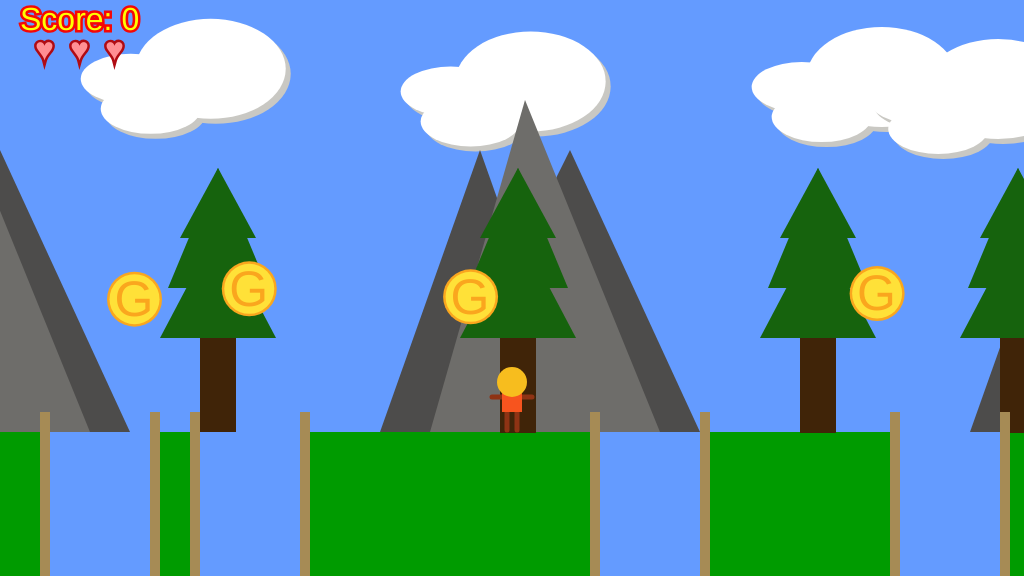
Frame 1 (no input)
Frame 60 (no input): identical to frame 1, image omitted
Frame 120 (the mouse pressed at the canvas centre since frame 60): identical to frame 1, image omitted

The p5.js sketch that drew this single still picture (run headless with seeded random() and noise() and a simulated clock; from frame 60 on, the mouse is pressed at the canvas centre):

// p5.js sketch
// ── sketch.js
/*

The Game Project 6 - Adding Game Mechanics

*/
//score vars
var game_score;
var lives;
//gamechar positions
var gameChar_x;
var gameChar_y;
//arrays
var clouds;
var mountains;
var trees_x;
var canyons;

//interactables
var collectables;
var flagpole;
//world variables
var floorPos_y;
var scrollPos;
var gameChar_world_x;
//State Machine
var isLeft;
var isRight;
var isFalling;
var isPlummeting;

//Jumping controls
var reachedPeak;

//misc scenery variables
var treePos_y;
//character parameters
const movementSpeed = 5;
const gravity = 5;
const jumpVelocity = 3;
const jumpPeak = 100;

function setup() {
	createCanvas(1024, 576);
	floorPos_y = height * 3 / 4;
	lives = 3;
	startGame();
}

function draw() {
	background(100, 155, 255); // fill the sky blue

	noStroke();
	fill(0, 155, 0);
	rect(0, floorPos_y, width, height / 4); // draw some green ground
	push();
	translate(scrollPos, 0);
	// Draw clouds.
	drawClouds();
	// Draw mountains.
	drawMountains();
	// Draw trees.
	drawTrees();
	// Draw canyons.
	canyons.forEach(element => { drawCanyon(element); checkCanyon(element); });
	// Draw collectable items.
	for (i = 0; i < collectables.length; i++) {
		checkCollectable(collectables[i]);
	}
	for (i = 0; i < collectables.length; i++) {
		if (collectables[i].isFound == false) {
			drawCollectable(collectables[i]);
		}
		else {
			if (collectables[i].collected == false) {
				game_score++;
				collectables[i].collected = true;
			}
		}
	}
	// Update flagpole state and draw flagpole
	checkFlagpole();
	renderFlagpole();
	pop();
	// Draw game character.

	drawGameChar();

	//Game Over text
	if (lives == 0) {
		noStroke();
		fill(255, 0, 0);
		textSize(30);
		text("Game over. Press space to continue.", gameChar_x / 2, height / 2);
		return;
	}
	//Win text
	if (flagpole.isReached) {
		noStroke();
		fill(23, 204, 20);
		textSize(50);
		text("Level complete. Press space to continue.", (width - gameChar_x) / 2, height / 2);
		return;
	}

	// Logic to make the game character move or the background scroll.
	if (isLeft) {
		if (gameChar_x > width * 0.2) {
			gameChar_x -= movementSpeed;
		}
		else {
			scrollPos += movementSpeed;
		}
	}

	if (isRight) {
		if (gameChar_x < width * 0.8) {
			gameChar_x += movementSpeed;
		}
		else {
			scrollPos -= movementSpeed; // negative for moving against the background
		}
	}

	// Logic to make the game character rise and fall.
	if (isFalling) {
		//see if peak was reached, if not - decrement Y pos. of gamechar
		if (reachedPeak == false && gameChar_y <= floorPos_y && gameChar_y > floorPos_y - jumpPeak) {
			gameChar_y -= jumpVelocity;
		}
		//if gamechar's Y pos is less than or equal to jump Peak, set reached Peak to true 
		else if (gameChar_y <= floorPos_y - jumpPeak && reachedPeak == false) {
			reachedPeak = true;
		}
		//increment gamechar's Y pos with gravity if reachedPeak is true and he hasn't touched the ground yet 
		else if (reachedPeak == true && gameChar_y < floorPos_y) {
			gameChar_y += gravity;
		}
		//if reachedPeak is true and gamechar is touching or below the ground, make him stand on the ground and reset reachedPeak and isFalling to false
		else if (reachedPeak == true && gameChar_y >= floorPos_y) {
			gameChar_y = floorPos_y;
			reachedPeak = false;
			isFalling = false;
		}
		//Logging parameters for testing purposes:
	}
	// Update real position of gameChar for collision detection.
	gameChar_world_x = gameChar_x - scrollPos;
	// Check for taking fall damage
	checkPlayerDie();
	// Draw UI elements: GameScore, hearts
	drawGameScore();
	drawHearts();
}


// ---------------------
// Key control functions
// ---------------------

function keyPressed() {

	// if statements to control the animation of the character when
	// keys are pressed.
	switch (keyCode) {
		case 39: //key is "->"
		case 68: //key is "D"
			if (!isPlummeting) {
				isRight = true;
			}
			break;
		case 37: // key is "<-"
		case 65: //key is "A"
			if (!isPlummeting) {
				isLeft = true;
			}
			break;

		case 32: // key is SpaceBar
			if (!isPlummeting) {
				isFalling = true;
			}
			break;

	}
}

function keyReleased() {
	// if statements to control the animation of the character when
	// keys are released.

	switch (keyCode) {
		case 39: //key is"->"
		case 68: //key is "D"
			isRight = false;
			break;
		case 37: //key is "<-"
		case 65: //key is "A"
			isLeft = false;
			break;
	}
}


// ------------------------------
// Game character render function
// ------------------------------

// Function to draw the game character.

function drawGameChar() {
	// draw game character
	if (isLeft && isFalling) {
		// add your jumping-left code
		//Body
		noStroke();
		fill(247, 84, 30);
		rect(gameChar_x - 5, gameChar_y - 50, 10, 30);
		//Head
		fill(247, 189, 30);
		ellipse(gameChar_x, gameChar_y - 50, 30);
		//Limbs
		stroke(143, 51, 20);
		strokeWeight(5);
		var offset_y = 34;
		var offset_x = 20;
		//Arms
		line(
			gameChar_x - offset_x, 
			gameChar_y - offset_y - 5, 
			gameChar_x, 
			gameChar_y - offset_y); //left arm line(leftxy, rightx,y)
		//Legs
		line(
			gameChar_x, 
			gameChar_y - 25, 
			gameChar_x - 15, 
			gameChar_y - 15); // left leg -thigh to knee - line(thighx,y, kneex,y);
		line(
			gameChar_x - 15, 
			gameChar_y - 15, 
			gameChar_x - 10, 
			gameChar_y - 2); // left leg - knee to foot - line(kneex,y, footx,y);
		line(
			gameChar_x, 
			gameChar_y - 25, 
			gameChar_x + 5, 
			gameChar_y - 12); // right leg - thigh to knee - line(thighx,y, kneex,y);
		line(
			gameChar_x + 5, 
			gameChar_y - 12, 
			gameChar_x + 15, 
			gameChar_y - 2); // right leg - knee to foot - line(kneex,y, footx,y);
	}
	else if (isRight && isFalling) {
		// add your jumping-right code
		//Body
		noStroke();
		fill(247, 84, 30);
		rect(gameChar_x - 5, gameChar_y - 50, 10, 30);
		//Head
		fill(247, 189, 30);
		ellipse(gameChar_x, gameChar_y - 50, 30);
		//Limbs
		stroke(143, 51, 20);
		strokeWeight(5);
		var offset_y = 34;
		var offset_x = 20;
		//Arms
		line(
			gameChar_x, 
			gameChar_y - offset_y, 
			gameChar_x + offset_x, 
			gameChar_y - offset_y - 5); //right arm line(leftxy, rightx,y)
		//Legs
		line(
			gameChar_x, 
			gameChar_y - 25, 
			gameChar_x - 5, 
			gameChar_y - 12); // left leg -thigh to knee - line(thighx,y, kneex,y);
		line(
			gameChar_x - 5, 
			gameChar_y - 12, 
			gameChar_x - 15, 
			gameChar_y - 2); // left leg - knee to foot - line(kneex,y, footx,y);
		line(
			gameChar_x, 
			gameChar_y - 25, 
			gameChar_x + 15, 
			gameChar_y - 15); // right leg - thigh to knee - line(thighx,y, kneex,y);
		line(
			gameChar_x + 15, 
			gameChar_y - 15, 
			gameChar_x + 10, 
			gameChar_y - 2); // right leg - knee to foot - line(kneex,y, footx,y);


	}
	else if (isLeft) {
		// add your walking left code
		//Body
		noStroke();
		fill(247, 84, 30);
		rect(gameChar_x - 5, gameChar_y - 50, 10, 30);
		//Head
		fill(247, 189, 30);
		ellipse(gameChar_x, gameChar_y - 50, 30);
		//Limbs
		stroke(143, 51, 20);
		strokeWeight(5);
		var offset_y = 34;
		var offset_x = 20;
		//Arms
		line(gameChar_x - offset_x, gameChar_y - offset_y + 5, gameChar_x, gameChar_y - offset_y); // line(leftxy, rightx,y)
		//Legs
		line(
			gameChar_x, 
			gameChar_y - 25, 
			gameChar_x - 15, 
			gameChar_y - 2); // left leg line(topx,y, bottomx,y);
		line(
			gameChar_x, 
			gameChar_y - 25, 
			gameChar_x + 5, 
			gameChar_y - 2); // right leg line(topx,y, bottomx,y);

	}
	else if (isRight) {
		// add your walking right code
		//Body
		noStroke();
		fill(247, 84, 30);
		rect(gameChar_x - 5, gameChar_y - 50, 10, 30);
		//Head
		fill(247, 189, 30);
		ellipse(gameChar_x, gameChar_y - 50, 30);
		//Limbs
		stroke(143, 51, 20);
		strokeWeight(5);
		var offset_y = 34;
		var offset_x = 20;
		//Arms
		line(
			gameChar_x, 
			gameChar_y - offset_y, 
			gameChar_x + offset_x, 
			gameChar_y - offset_y + 5); // line(leftxy, rightx,y)
		//Legs
		line(gameChar_x, 
			gameChar_y - 25, 
			gameChar_x - 5, 
			gameChar_y - 2); // left leg line(topx,y, bottomx,y);
		line(
			gameChar_x, 
			gameChar_y - 25, 
			gameChar_x + 15, 
			gameChar_y - 2); // right leg line(topx,y, bottomx,y);

	}
	else if (isFalling || isPlummeting) {
		// add your jumping facing forwards code
		//Limbs
		stroke(143, 51, 20);
		strokeWeight(5);
		//Arms
		line(
			gameChar_x - offset_x, 
			gameChar_y - offset_y - 20, 
			gameChar_x, 
			gameChar_y - offset_y); // left arm line(leftx,y, centrex,y)
		line(
			gameChar_x, 
			gameChar_y - offset_y, 
			gameChar_x + offset_x, 
			gameChar_y - offset_y - 20); // right arm line(centrex,y, rightx,y)
		//Legs
		line(
			gameChar_x - 5, 
			gameChar_y - 25, 
			gameChar_x - 5, 
			gameChar_y - 12); // left leg - thigh to knee - line(thighx,y, kneex,y)
		line(
			gameChar_x + 5, 
			gameChar_y - 25, 
			gameChar_x + 5, 
			gameChar_y - 12);	// right leg - thigh to knee - line(thighx,y, kneex,y)
		line(
			gameChar_x - 5, 
			gameChar_y - 12, 
			gameChar_x - 12, 
			gameChar_y - 25); // left leg - knee to foot - line (kneex,y, foot,x,y)
		line(
			gameChar_x + 5, 
			gameChar_y - 12, 
			gameChar_x + 12, 
			gameChar_y - 25); // right leg - knee to foot - line (kneex,y, foot,x,y)
		//Body
		noStroke();
		fill(247, 84, 30);
		rect(gameChar_x - 10, gameChar_y - 50, 20, 30);
		//Head
		fill(247, 189, 30);
		ellipse(gameChar_x, gameChar_y - 50, 30);

	}
	else {

		// add your standing front facing code
		//Limbs
		stroke(143, 51, 20);
		strokeWeight(5);
		var offset_y = 35;
		var offset_x = 20;
		//Arms
		line(
			gameChar_x - offset_x, 
			gameChar_y - offset_y, 
			gameChar_x + offset_x, 
			gameChar_y - offset_y);
		//Legs
		line(
			gameChar_x - 5, 
			gameChar_y - 25, 
			gameChar_x - 5, 
			gameChar_y - 2);
		line(
			gameChar_x + 5, 
			gameChar_y - 25, 
			gameChar_x + 5, 
			gameChar_y - 2);
		//Body
		noStroke();
		fill(247, 84, 30);
		rect(gameChar_x - 10, gameChar_y - 50, 20, 30);
		//Head
		fill(247, 189, 30);
		ellipse(gameChar_x, gameChar_y - 50, 30);

	}
}

// ---------------------------
// Background render functions
// ---------------------------

// Function to draw cloud objects.
function drawClouds() {
	for (var i = 0; i < clouds.length; i++) {
		fill(201, 200, 195);
		ellipse(clouds[i].x_pos + 5, clouds[i].y_pos + 5, clouds[i].width, clouds[i].height);
		ellipse(clouds[i].x_pos + 25, clouds[i].y_pos + 35, clouds[i].width, clouds[i].height);
		ellipse(clouds[i].x_pos + 85, clouds[i].y_pos - 5, clouds[i].width + 50, clouds[i].height + 50);
		fill(255, 255, 255);
		ellipse(clouds[i].x_pos, clouds[i].y_pos, clouds[i].width, clouds[i].height);
		ellipse(clouds[i].x_pos + 20, clouds[i].y_pos + 30, clouds[i].width, clouds[i].height);
		ellipse(clouds[i].x_pos + 80, clouds[i].y_pos - 10, clouds[i].width + 50, clouds[i].height + 50);
	};
}

// Function to draw mountains objects.
function drawMountains() {
	for (var i = 0; i < mountains.length; i++) {
		//back mountains
		fill(77, 76, 75);
		triangle(mountains[i].x_pos + 100, mountains[i].pos_peak, 
			mountains[i].x_pos, mountains[i].y_pos, 
			mountains[i].x_pos + 200, mountains[i].y_pos); // triangle(peakx,y, leftx,y, rightx,y)
		triangle(mountains[i].x_pos + 190, mountains[i].pos_peak, 
			mountains[i].x_pos + 50, mountains[i].y_pos, 
			mountains[i].x_pos + 320, mountains[i].y_pos); // triangle(peakx,y, leftx,y, rightx,y)
		//front mountain
		fill(110, 109, 106);
		triangle(mountains[i].x_pos + 145, mountains[i].pos_peak - 50, 
			mountains[i].x_pos + 50, mountains[i].y_pos, 
			mountains[i].x_pos + 280, mountains[i].y_pos); // triangle(peakx,y, leftx,y, rightx,y)
	};
}
// Function to draw trees objects.
function drawTrees() {
	for (var i = 0; i < trees_x.length; i++) {
		fill(64, 36, 8);
		rect(trees_x[i], treePos_y, 36, 145);

		fill(22, 99, 13);

		triangle(
			trees_x[i] - 40, treePos_y + 50,
			trees_x[i] + 76, treePos_y + 50,
			trees_x[i] + 18, treePos_y - 60);//lowest leaves triangle (leftx,y, rightx,y, topx,y)
		triangle(
			trees_x[i] - 32, treePos_y, 
			trees_x[i] + 68, treePos_y, 
			trees_x[i] + 18, treePos_y - 120); //mid leaves triangle (leftx,y, rightx,y, topx,y)
		triangle(trees_x[i] - 20, treePos_y - 50, 
			trees_x[i] + 56, treePos_y - 50, 
			trees_x[i] + 18, treePos_y - 120);//top leaves triangle (leftx,y, rightx,y, topx,y)
	};

}

// ---------------------------------
// Canyon render and check functions
// ---------------------------------

// Function to draw canyon objects.

function drawCanyon(t_canyon) {
	fill(100, 155, 255);
	rect(t_canyon.x_pos, floorPos_y, t_canyon.width, 150);
	fill(166, 139, 85);
	rect(t_canyon.x_pos - 10, floorPos_y - 20, t_canyon.width - 90, 170);
	rect(t_canyon.x_pos + t_canyon.width, floorPos_y - 20, t_canyon.width - 90, 170);
}

// Function to check character is over a canyon.

function checkCanyon(t_canyon) {
	if (gameChar_world_x > t_canyon.x_pos && gameChar_world_x < t_canyon.x_pos + t_canyon.width) {
		//check if char is jumping over canyon
		//see if gamechar_y is at ground level or below
		if (gameChar_y >= floorPos_y) {
			isPlummeting = true;
			isFalling = false;
		}
	}
	if (isPlummeting) {
		gameChar_y += gravity;
	}
}

// ----------------------------------
// Collectable items render and check functions
// ----------------------------------

// Function to draw collectable objects.

function drawCollectable(t_collectable) {
	// coin edges 
	fill(250, 166, 30);
	ellipse(t_collectable.x_pos, t_collectable.y_pos, t_collectable.size * 1.1);
	// coin core
	fill(255, 225, 56);
	ellipse(t_collectable.x_pos, t_collectable.y_pos, t_collectable.size);
	//text
	fill(250, 166, 30);
	textSize(t_collectable.size);
	text('G', t_collectable.x_pos - t_collectable.size / 2.5, t_collectable.y_pos + t_collectable.size / 3);
}

// Function to check character has collected an item.

function checkCollectable(t_collectable) {
	if (dist(t_collectable.x_pos, t_collectable.y_pos, gameChar_world_x, gameChar_y) <= 70) {
		t_collectable.isFound = true;
	}
}
// ----------------------------------
// UI and Win Condition
// ----------------------------------

//Function to draw game_score
function drawGameScore() {
	stroke(245, 7, 7);
	fill(255, 255, 0);
	textSize(32);
	text("Score: " + game_score, 20, 30);
}
//Functgion to draw hearts
function drawHearts() {
	stroke(176, 11, 19);
	fill(255, 143, 148);
	textSize(32);
	for (i = 0; i <= lives; i++) {
		if (i > 0) {
			text("♥", i * 35, 60);
		}
	}
}
//check if game character is close enough to the pole to trigger it
function checkFlagpole() {
	if (abs(gameChar_world_x - flagpole.x_pos) <= 20) {
		flagpole.isReached = true;
	}
}
function renderFlagpole() {
	//pole
	fill(217, 217, 217);
	rect(flagpole.x_pos - 20, flagpole.y_pos - 200, 20, 200);
	//flag render logic: if reached - green, else - red
	if (flagpole.isReached == false) {
		fill(255, 0, 0);
	}
	else {
		fill(96, 255, 64);
	}
	rect(flagpole.x_pos, flagpole.y_pos - 200, 80, 50);
}
// ----------------------------------
// Lose Condition
// ----------------------------------
//check if game character has fallen below the canvas
function checkPlayerDie() {
	if (gameChar_y > height) {
		lives--;
		if (lives > 0) {
			startGame();
		}
	}
}

function startGame() {
	gameChar_x = width / 2;
	gameChar_y = floorPos_y;

	// Variable to control the background scrolling.
	scrollPos = 0;

	// Variable to store the real position of the gameChar in the game
	// world. Needed for collision detection.
	gameChar_world_x = gameChar_x - scrollPos;

	//meta game variables: score lives, etc.
	game_score = 0;
	// Boolean variables to control the movement of the game character.
	isLeft = false;
	isRight = false;
	isFalling = false;
	isPlummeting = false;
	reachedPeak = false;

	flagpole = { x_pos: 1300, y_pos: floorPos_y, isReached: false };
	// Initialise arrays of scenery objects.
	trees_x = [200, 500, 800, 1000, 1400, -300, - 600];
	treePos_y = height / 2;

	//clouds region
	clouds = [{
		x_pos: random(80, 151), //included random values so each scene has unique cloud placement
		y_pos: random(60, 151),
		width: 100,
		height: 50
	}, {
		x_pos: random(300, 501),
		y_pos: random(60, 151),
		width: 100,
		height: 50
	}, {
		x_pos: random(600, 851),
		y_pos: random(60, 151),
		width: 100,
		height: 50
	}, {
		x_pos: random(-300, 1),
		y_pos: random(60, 151),
		width: 100,
		height: 50
	}, {
		x_pos: random(-550, -351),
		y_pos: random(60, 151),
		width: 100,
		height: 50
	}, {
		x_pos: random(-900, -701),
		y_pos: random(60, 151),
		width: 100,
		height: 50
	}, {
		x_pos: random(900, 1201),
		y_pos: random(60, 151),
		width: 100,
		height: 50
	}, {
		x_pos: random(1350, 1500),
		y_pos: random(60, 151),
		width: 100,
		height: 50
	}, {
		x_pos: random(1650, 2000),
		y_pos: random(60, 151),
		width: 100,
		height: 50
	}];
	//mountains region
	mountains = [{
		x_pos: -190,
		y_pos: floorPos_y,
		pos_peak: 150
	}, {
		x_pos: 380,
		y_pos: floorPos_y,
		pos_peak: 150
	}, {
		x_pos: 970,
		y_pos: floorPos_y,
		pos_peak: 150
	}, {
		x_pos: 1570,
		y_pos: floorPos_y,
		pos_peak: 150
	}, {
		x_pos: -570,
		y_pos: floorPos_y,
		pos_peak: 150
	}];
	//canyons region
	canyons = [{
		x_pos: 50,
		width: 100
	}, {
		x_pos: 200,
		width: 100
	}, {
		x_pos: 600,
		width: 100
	}, {
		x_pos: 900,
		width: 100
	}, {
		x_pos: 1100,
		width: 100
	}, {
		x_pos: 1500,
		width: 100
	}, {
		x_pos: -200,
		width: 100
	}, {
		x_pos: -500,
		width: 100
	}, {
		x_pos: -1000,
		width: 100
	}];
	//collectables region
	collectables = [{
		x_pos: random(50, 151),
		y_pos: random(height / 2, 300),
		size: 50,
		isFound: false,
		collected: false
	}, {
		x_pos: random(200, 351),
		y_pos: random(height / 2, 300),
		size: 50,
		isFound: false,
		collected: false
	}, {
		x_pos: random(400, 551),
		y_pos: random(height / 2, 300),
		size: 50,
		isFound: false,
		collected: false
	}, {
		x_pos: random(700, 901),
		y_pos: random(height / 2, 300),
		size: 50,
		isFound: false,
		collected: false
	}, {
		x_pos: random(1000, 1201),
		y_pos: random(height / 2, 300),
		size: 50,
		isFound: false,
		collected: false
	}, {
		x_pos: random(-200, 1),
		y_pos: random(height / 2, 300),
		size: 50,
		isFound: false,
		collected: false
	}, {
		x_pos: random(-400, -251),
		y_pos: random(height / 2, 300),
		size: 50,
		isFound: false,
		collected: false
	}];
}
